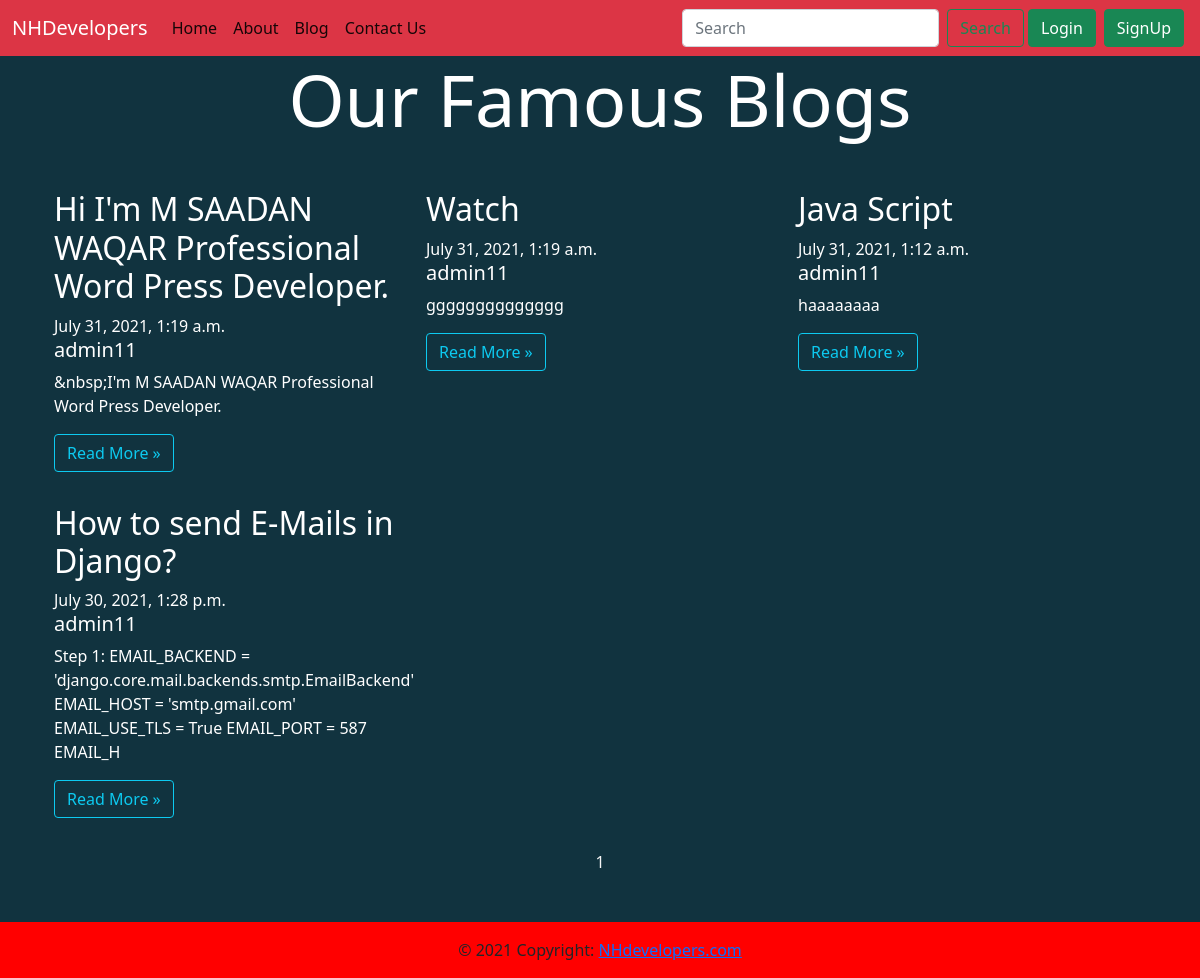
Screenshot of /blog/ with the database file from the repository.
### vid/models.py (models this page shows, shortened)
class Blog(models.Model):
    title=models.CharField(max_length=50)
    author = models.ForeignKey(User,on_delete=models.CASCADE)
    timestamp=models.DateTimeField(auto_now_add=True)
    desc = models.TextField()
    views = models.IntegerField(default=0)

### vid/views.py (the view)
# urls.py: 2. Add a URL to urlpatterns:  path('blog/', include('blog.urls'))
def blog(request):
    posts = Blog.objects.all().order_by("-timestamp")
    paginator = Paginator(posts,9)
    page_number = request.GET.get('page')
    page_obj = paginator.get_page(page_number)
    return render(request,'blog/blog.html',{'page_obj':page_obj})

### vid/templates/blog/blog.html (shortened to what this page needs)
{% extends 'blog/base.html' %}
   {% block body %}
  <div class="container">
    <h2 class="text-center display-2 mb-4" style="color: white;">Our Famous Blogs</h2>
    <div class="container marketing   my-5">
      <div class="row">
          {% for i in page_obj %}
        <div class="col-lg-4">
          <h2 style="color: white;">{{i.title}}</h2><span style="color: white;">{{i.timestamp}}</span>
          <h5 style="color: white;">{{i.author}}</h5>
          <p class="preview" style="color: white;"> {{i.desc|striptags|slice:':150'  }} </p>
          <p><a class="btn btn-outline-info mb-3" href="https://nhdevelopersteam.herokuapp.com/blog/{{i.id}} ">Read More &raquo;</a></p>
      </div>
      {% endfor %}
    </div>
    <p style="text-align: center;">
      <span style="color: whitesmoke;">
      <span style="color: whitesmoke;">  {{page_obj.number}}</span>
      </span>
    </p>
    </div>
</div>
{% endblock body %}

### vid/templates/blog/blog.html (style rules this page uses)
body { background-color: #11333F; }

### rows the page displays
Blog: title "Hi I'm M SAADAN WAQAR Professional Word Press Developer.", timestamp "July 31, 2021, 1:19 a.m.", author "admin11", desc "&nbsp;I'm M SAADAN WAQAR Professional Word Press Developer."
Blog: title "Watch", timestamp "July 31, 2021, 1:19 a.m.", author "admin11", desc "gggggggggggggg"
Blog: title "Java Script", timestamp "July 31, 2021, 1:12 a.m.", author "admin11", desc "haaaaaaaa"
Blog: title "How to send E-Mails in Django?", timestamp "July 30, 2021, 1:28 p.m.", author "admin11", desc "Step 1: EMAIL_BACKEND = 'django.core.mail.backends.smtp.EmailBackend' EMAIL_HOST = 'smtp.gmail.com' EMAIL_USE_TLS = True EMAIL_PORT = 587 EMAIL_H"

### other values shown
{{ page_obj.number }} "1"
